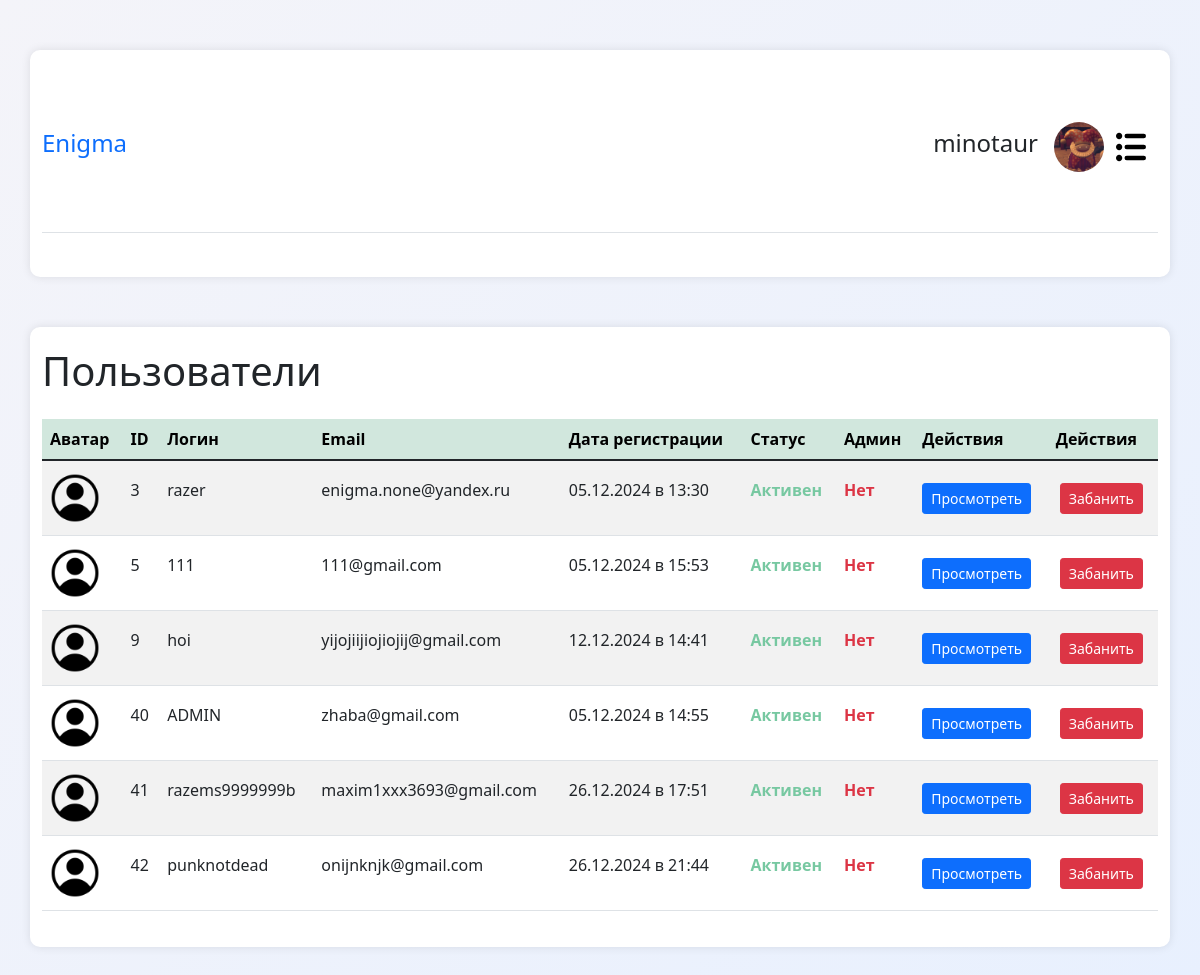
The app's page /admin/admin_panel?section=users (signed in) with its own data.
### tables this page shows
CREATE TABLE `users` (
  `ID` int(11) NOT NULL,
  `Login` varchar(25) NOT NULL,
  `Password` varchar(60) NOT NULL,
  `Email` varchar(50) NOT NULL,
  `avatar` varchar(100) NOT NULL,
  `orders_count` int(11) NOT NULL,
  `date_reg` datetime NOT NULL,
  `is_admin` enum('user','admin','system_admin') NOT NULL,
  `is_active` enum('active','banned') NOT NULL
);

### admin/admin_panel.php (the view, shortened to what this page needs)
<?php
require_once '../database/database.php';
$section = isset($_GET['section']) ? $_GET['section'] : 'none';
$sql = "SELECT * FROM users WHERE ID = ?";
$stmt = $conn->prepare($sql);
$stmt->bind_param('i', $_SESSION['user_id']);
$stmt->execute();
$result = $stmt->get_result();
$user = $result->fetch_assoc();
?>
<!DOCTYPE html>
<html lang="en">
<head>
    <link rel="stylesheet" href="../css/admin.css">
    <link href="https://cdn.jsdelivr.net/npm/bootstrap@5.1.3/dist/css/bootstrap.min.css" rel="stylesheet">
    <link rel="stylesheet" href="../css/main.css">
</head>
<body>
<header>
    <div class="container">
        <div class="row">
            <div class="col-12">
                <div class="d-flex flex-column flex-md-row align-items-center pb-3 mb-4 border-bottom">
                    <a href="" class="d-flex align-items-center text-decoration-none">
                        <span class="fs-4 enigma_logo">Enigma</span>
                    </a>
                    <nav class="d-inline-flex mt-2 mt-md-0 ms-md-auto">
                    <?php if (isset($_SESSION['user_auth'])): ?>
                    <div class="d-flex flex-column flex-md-row align-items-center pb-3 mb-4 mt-5">
                    <h3 class="fs-4"><?= $user['Login']; ?></h3>
                    <img src="../<?= $user['avatar']; ?>" class="rounded-circle  mt-1 mb-1 ms-3" style="width: 50px; height: 50px; object-fit: cover;">
                    </div>
                    <?php else: ?>
                    <?php endif; ?>
                        <button class="navbar-toggler border-0 mt-2" type="button" data-bs-toggle="offcanvas" data-bs-target="#sideMenu" aria-controls="sideMenu"><img src="../icons/menu.svg" style="width: 30px; height: 30px; object-fit: cover;"></button>
                    </nav>
                </div>
            </div>
        </div>
    </div>
</header>
<main>
<?php if($section == 'none'): ?>
        <div class="container mt-4">
            <h1 class="mb-4">Статистика</h1>
            <div class="row">
                <div class="col-md-6">
                    <div class="card">
                        <div class="card-header">
                            <h2 class="card-title" style="text-align: center; color: #007bff">Пользователи</h2>
                        </div>
                        <div class="card-body">
                            <p class="card-text">Количество пользователей: <?php echo $conn->query("SELECT COUNT(*) FROM users")->fetch_row()[0]; ?></p>
                        </div>
                    </div>
                </div>
                <div class="col-md-6">
                    <div class="card">
                        <div class="card-header">
                            <h2 class="card-title" style="text-align: center; color: #007bff">Товары</h2>
                        </div>
                        <div class="card-body">
                            <p class="card-text">Количество товаров: <?php echo $conn->query("SELECT COUNT(*) FROM categories")->fetch_row()[0]; ?></p>
                        </div>
                    </div>
                </div>
            </div>
        </div>
<?php elseif($section == 'users'): ?>
        <div class="container mt-4">
            <h1 class="mb-4">Пользователи</h1>
            <div class="table-responsive">
                <table class="table table-hover table-striped">
                    <thead class="table-success">
                        <tr>
                            <th scope="col">Аватар</th>
                            <th scope="col">ID</th>
                            <th scope="col">Логин</th>
                            <th scope="col">Email</th>
                            <th scope="col">Дата регистрации</th>
                            <th scope="col">Статус</th>
                            <th scope="col">Админ</th>
                            <th scope="col">Действия</th>
                            <th scope="col">Действия</th>
                        </tr>
                    </thead>
                    <tbody>
                        <?php
                        $query = "SELECT * FROM users WHERE is_admin = 'user'";
                        $result = $conn->query($query);
                        while ($row = $result->fetch_assoc()) {
                            echo '<tr>';
                            echo '<td>' . '<img src="'.'../'. htmlspecialchars($row['avatar']) . '" alt="Avatar" class="rounded-circle mt-1 mb-1" style="width: 50px; height: 50px; object-fit: cover;">' . '</td>';
                            echo '<td><p>' . htmlspecialchars($row['ID']) . '</p></td>';
                            echo '<td><p>' . htmlspecialchars($row['Login']) . '</p></td>';
                            echo '<td><p>' . htmlspecialchars($row['Email']) . '</p></td>';
                            echo '<td><p>' . date('d.m.Y в H:i', strtotime(htmlspecialchars($row['date_reg']))) . '</p></td>';
                            echo '<td>' . ($row['is_active'] == 'active' ? '<p class="text-success fw-bold">Активен</p>' : '<p class="text-danger fw-bold">Не активен</p>') . '</td>';
                            echo '<td>' . ($row['is_admin'] == '1' ? '<p class="text-success fw-bold">Да</p>' : '<p class="text-danger fw-bold">Нет</p>') . '</td>';
                            echo '<td><a href="user?id=' . urlencode($row['ID']) . '" class="btn btn-sm btn-primary">Просмотреть</a></td>';
                            if(htmlspecialchars($row['is_active']) == 'banned') {
                                echo '<td><a href="recovery_user?id=' . urlencode($row['ID']) . '" class="btn btn-sm btn-success ms-1">Разбанить</a></td>';
                            }else {
                                echo '<td><a href="ban_user?id=' . urlencode($row['ID']) . '" class="btn btn-sm btn-danger ms-1">Забанить</a></td>';
                            };
                            echo '</tr>';
                        }
                        ?>
                    </tbody>
                </table>
            </div>
        </div>
<?php endif; ?>
</body>
</html>

### css/admin.css (style rules this page uses)
body { background-color: #f5f5f5; }
.container { max-width: 500px; margin: 50px auto; background-color: #fff; border-radius: 10px; padding: 20px; box-shadow: 0 0 10px rgba(0,0,0,0.1); }
.btn { background-color: #4CAF50; color: white; padding: 10px 20px; border: none; border-radius: 5px; cursor: pointer; }
.table th, .table td { vertical-align: middle; }

### css/main.css (style rules this page uses)
.container { opacity: 0; transition: opacity 1.1s; }
.container.loaded { opacity: 1; }
html { scroll-behavior: smooth; }
body { background: linear-gradient(135deg, #f4f4f9, #e8f0fe); overflow-x: hidden; transition: background-color 0,4s ease, color 0,4s ease; }
.text-success { color: #77c8a1 !important; }
.navbar-toggler img { width: 50px; height: 50px; object-fit: cover; }

### records on screen
users: Login "minotaur", avatar (picture)
users: avatar (picture), ID "3", Login "razer", Email "enigma.none@yandex.ru", date_reg "05.12.2024 в 13:30", is_active "Активен", is_admin "Нет"
users: avatar (picture), ID "5", Login "111", Email "111@gmail.com", date_reg "05.12.2024 в 15:53", is_active "Активен", is_admin "Нет"
users: avatar (picture), ID "9", Login "hoi", Email "yijojiijiojiojij@gmail.com", date_reg "12.12.2024 в 14:41", is_active "Активен", is_admin "Нет"
users: avatar (picture), ID "40", Login "ADMIN", Email "zhaba@gmail.com", date_reg "05.12.2024 в 14:55", is_active "Активен", is_admin "Нет"
users: avatar (picture), ID "41", Login "razems9999999b", Email "maxim1xxx3693@gmail.com", date_reg "26.12.2024 в 17:51", is_active "Активен", is_admin "Нет"
users: avatar (picture), ID "42", Login "punknotdead", Email "onijnknjk@gmail.com", date_reg "26.12.2024 в 21:44", is_active "Активен", is_admin "Нет"
